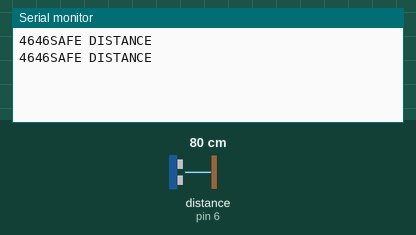
Recording of a sketch running on a simulated Arduino Uno, built with avr-gcc and run on an emulated ATmega328P. Shown: the last lines printed to the serial monitor. Wiring (inferred from the names in the program): ultrasonic range finder: trigger pin 4; echo pin 6. Inputs (shaded band) come from the test bench; at power-on: distance to the obstacle (sensor on pin 6) 80 cm. The echo pulse lasts 58.3 µs per cm.

Above: at 1.8 s.
1.9 s: distance to the obstacle (sensor on pin 6) set to 2 cm
At 2.8 s:
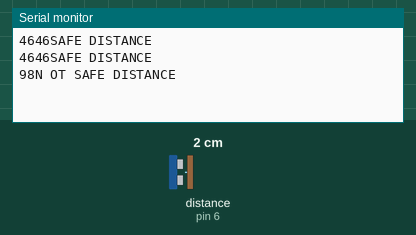
4.5 s: distance to the obstacle (sensor on pin 6) set to 4 cm
At 5.5 s:
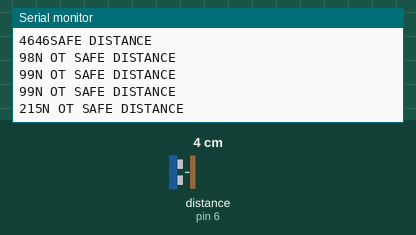
6.0 s: distance to the obstacle (sensor on pin 6) set to 250 cm
At 6.9 s:
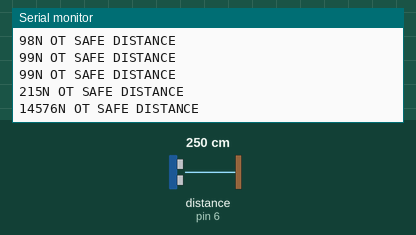
Timing chart, 0 to 9.0 s (numbered marks = the images above; inputs shaded):
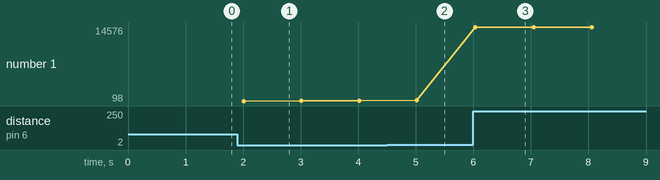

Measured:
- after the input at 1.9 s, the serial monitor: prints a new line after 0.11 s (image 1)
- after the input at 4.5 s, the serial monitor: prints a new line after 0.51 s (image 2)
- after the input at 6.0 s, the serial monitor: prints a new line at once (image 3)
- plotted number 1: 99 → 215 after the input at 4.5 s, 215 → 14557 after the input at 6.0 s

The sketch:

social_distancing.ino
```cpp
const int trigPin = 4;

const int echoPin = 6;

void setup() {

// initialize serial communication:

Serial.begin(9600);

}

void loop() {

// and the distance result in centimeters:

long duration, cm;

pinMode(trigPin, OUTPUT);

digitalWrite(trigPin, LOW);

delayMicroseconds(2);

digitalWrite(trigPin, HIGH);

delayMicroseconds(20);

digitalWrite(trigPin, LOW);

pinMode(echoPin, INPUT);

duration = pulseIn(echoPin, HIGH);

// convert the time into a distance

cm = (duration);
Serial.print(cm);
// the condition for the distance

if ( cm > 780 && cm < 11000)

{
Serial.println("SAFE DISTANCE");

delay(1000);
}
else
{
Serial.println("N OT SAFE DISTANCE");
delay(1000);
}
}
```
